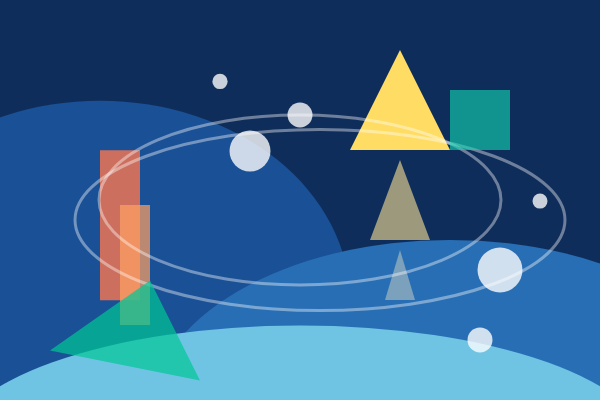
Frame 1 (no input)
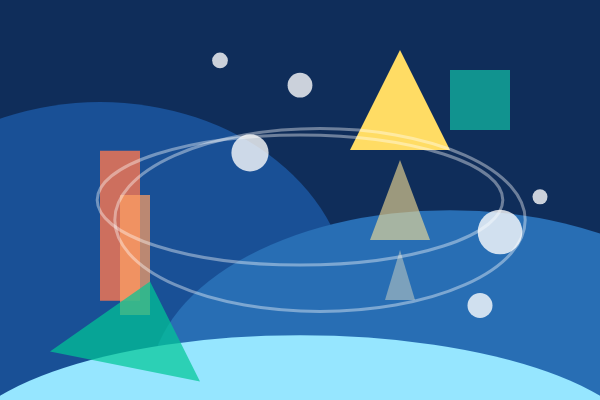
Frame 60 (no input)
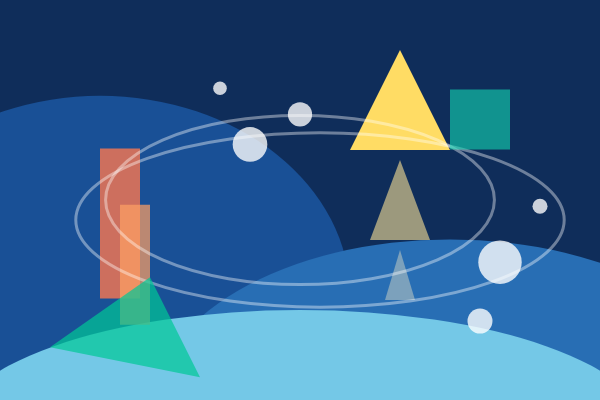
Frame 120 (the mouse pressed at the canvas centre since frame 60)

The p5.js sketch that drew these frames (run headless with seeded random() and noise() and a simulated clock; from frame 60 on, the mouse is pressed at the canvas centre):

// p5.js sketch
// ── sketch.js
function setup() {
  createCanvas(600, 400);
}

function draw() {
  background(15, 45, 90); 

  let t = frameCount * 0.05;

  noStroke();
  
  let c1 = color(70, 160, 200);
  let c2 = color(150, 230, 255);

  let colorAmt = (sin(t * 0.5) + 1) / 2;
  
  fill(25, 80, 150);
  ellipse(100, 300 + sin(t) * 15, 500, 400);

  fill(40, 110, 180);
  ellipse(450, 400 + cos(t) * 15, 600, 350);

  fill(lerpColor(c1, c2, colorAmt)); 
  ellipse(300, 450 + sin(t * 0.8) * 15, 700, 250);

  fill(255, 120, 80, 200);
  rect(100, 150 + sin(t) * 5, 40, 150); 
  fill(255, 160, 100, 180);
  rect(120, 200 + cos(t) * 5, 30, 120);
  
  fill(255, 220, 100);
  triangle(400, 50, 350, 150, 450, 150);
  fill(255, 230, 150, 150);
  triangle(400, 160, 370, 240, 430, 240);
  fill(255, 240, 200, 100);
  triangle(400, 250, 385, 300, 415, 300);

  fill(255, 255, 255, 200);
  circle(250, 150 + sin(t) * 20, 40 + sin(t * 2) * 10);
  circle(300, 100 + cos(t) * 15, 20 + cos(t * 2) * 5);
  circle(220, 80 + sin(t * 1.5) * 20, 15 + sin(t) * 5);
  circle(500, 250 + cos(t * 1.2) * 20, 35 + cos(t * 2) * 10);
  circle(540, 200 + sin(t * 1.1) * 20, 15);
  circle(480, 320 + cos(t * 1.3) * 20, 25);

  stroke(255, 255, 255, 100);
  strokeWeight(3);
  noFill();
  ellipse(300, 200, 400 + sin(t) * 40, 150 + cos(t) * 20);
  ellipse(320, 220, 450 + cos(t) * 40, 180 + sin(t) * 20);

  noStroke();
  fill(0, 200, 150, 180);
  triangle(50, 350 + sin(t) * 10, 150, 280 + sin(t) * 10, 200, 380 + sin(t) * 10);
  fill(20, 220, 180, 150);
  rect(450, 80 + cos(t) * 10, 60, 60);
}
